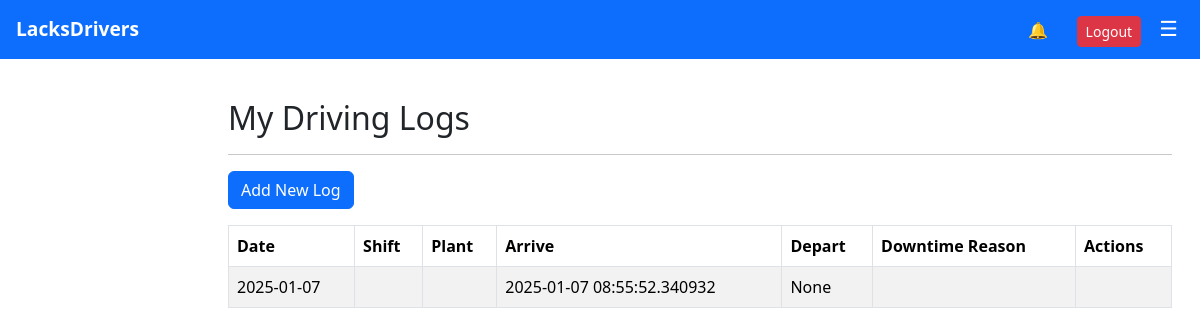
Before: /list_driving_logs (signed in) with the older database file.
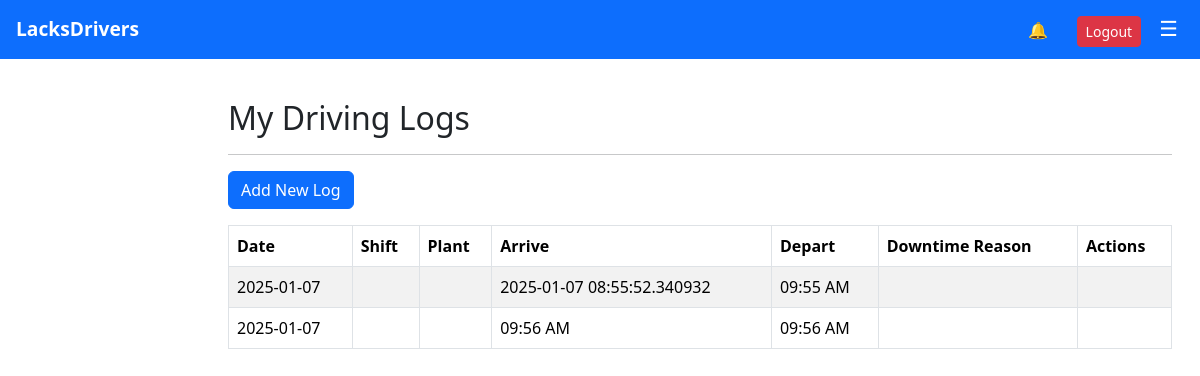
After: the same page with the newer database file.
### lacksdrivers.py (models this page shows)
class DriverLog(db.Model):
    __tablename__ = "driver_log"
    id = db.Column(db.Integer, primary_key=True)
    driver_id = db.Column(db.Integer, db.ForeignKey("user.id"), nullable=False)
    driver = db.relationship("User", backref="driver_logs", lazy="joined")
    date = db.Column(db.Date, default=date.today)
    arrive_time = db.Column(db.String(20))   # storing 12-hr string
    depart_time = db.Column(db.String(20))   # storing 12-hr string
    downtime_reason = db.Column(db.String(200), nullable=True)
    load_size = db.Column(db.String(10), nullable=False)
    plant_name = db.Column(db.String(20), nullable=False)
    maintenance = db.Column(db.Boolean, default=False)
    fuel = db.Column(db.Boolean, default=False)
    meeting = db.Column(db.Boolean, default=False)
    created_at = db.Column(db.DateTime, default=datetime.utcnow)
    updated_at = db.Column(db.DateTime, onupdate=datetime.utcnow)

### lacksdrivers.py (the view)
@app.route("/list_driving_logs")
@login_required
def list_driving_logs():
    if current_user.role == "management":
        logs = DriverLog.query.order_by(DriverLog.created_at.desc()).all()
    else:
        logs = DriverLog.query.filter_by(driver_id=current_user.id).all()
    return render_template("list_driving_logs.html", logs=logs)

### lacksdrivers.py (called while the page is built)
@login_manager.user_loader
def load_user(user_id):
    return User.query.get(int(user_id))

### templates/list_driving_logs.html
{% extends "base.html" %}
{% block content %}
<div class="container mt-4">
  <h2>My Driving Logs</h2>
  <hr>
  <a class="btn btn-primary mb-3" href="{{ url_for('new_driving_log') }}">
    Add New Log
  </a>
  {% if logs %}
    <table class="table table-bordered table-striped">
      <thead>
        <tr>
          <th>Date</th>
          <th>Shift</th>
          <th>Plant</th>
          <th>Arrive</th>
          <th>Depart</th>
          <th>Downtime Reason</th>
          <th>Actions</th>
        </tr>
      </thead>
      <tbody>
      {% for log in logs %}
        <tr>
          <td>{{ log.date }}</td>
          <td>{{ log.shift }}</td>
          <td>{{ log.plant }}</td>
          <td>{{ log.arrive_time }}</td>
          <td>{{ log.depart_time }}</td>
          <td>{{ log.downtime_reason }}</td>
          <td>
          </td>
        </tr>
      {% endfor %}
      </tbody>
    </table>
  {% else %}
    <p>No driving logs found.</p>
  {% endif %}
</div>
{% endblock %}

Changed rows visible on the page:
changed DriverLog (number 1 of 2 on the later page): depart_time "None" → "09:55 AM"
added DriverLog: date "2025-01-07", arrive_time "09:56 AM", depart_time "09:56 AM"
